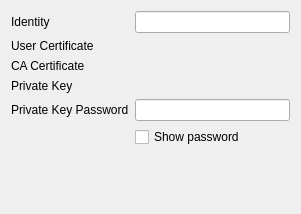
<ui version="4.0" >
 <class>Tls</class>
 <widget class="QWidget" name="Tls" >
  <property name="geometry" >
   <rect>
    <x>0</x>
    <y>0</y>
    <width>301</width>
    <height>214</height>
   </rect>
  </property>
  <property name="windowTitle" >
   <string>Form</string>
  </property>
  <layout class="QVBoxLayout" name="verticalLayout" >
   <item>
    <layout class="QGridLayout" name="gridLayout" >
     <item row="0" column="0" >
      <widget class="QLabel" name="label" >
       <property name="text" >
        <string>Identity</string>
       </property>
      </widget>
     </item>
     <item row="0" column="1" >
      <widget class="KLineEdit" name="identity" />
     </item>
     <item row="1" column="0" >
      <widget class="QLabel" name="label_2" >
       <property name="text" >
        <string>User Certificate</string>
       </property>
      </widget>
     </item>
     <item row="1" column="1" >
      <widget class="KUrlRequester" name="kcfg_clientcert" />
     </item>
     <item row="2" column="0" >
      <widget class="QLabel" name="label_3" >
       <property name="text" >
        <string>CA Certificate</string>
       </property>
      </widget>
     </item>
     <item row="2" column="1" >
      <widget class="KUrlRequester" name="kcfg_cacert" />
     </item>
     <item row="3" column="0" >
      <widget class="QLabel" name="label_4" >
       <property name="text" >
        <string>Private Key</string>
       </property>
      </widget>
     </item>
     <item row="3" column="1" >
      <widget class="KUrlRequester" name="kcfg_privatekey" />
     </item>
     <item row="4" column="0" >
      <widget class="QLabel" name="label_5" >
       <property name="text" >
        <string>Private Key Password</string>
       </property>
      </widget>
     </item>
     <item row="4" column="1" >
      <widget class="KLineEdit" name="privkeypw" />
     </item>
     <item row="5" column="1" >
      <widget class="QCheckBox" name="checkBox" >
       <property name="text" >
        <string>Show password</string>
       </property>
      </widget>
     </item>
    </layout>
   </item>
   <item>
    <spacer name="verticalSpacer" >
     <property name="orientation" >
      <enum>Qt::Vertical</enum>
     </property>
     <property name="sizeHint" stdset="0" >
      <size>
       <width>20</width>
       <height>1</height>
      </size>
     </property>
    </spacer>
   </item>
  </layout>
 </widget>
 <customwidgets>
  <customwidget>
   <class>KLineEdit</class>
   <extends>QLineEdit</extends>
   <header>klineedit.h</header>
  </customwidget>
  <customwidget>
   <class>KUrlRequester</class>
   <extends>QFrame</extends>
   <header>kurlrequester.h</header>
  </customwidget>
 </customwidgets>
 <resources/>
 <connections/>
</ui>
